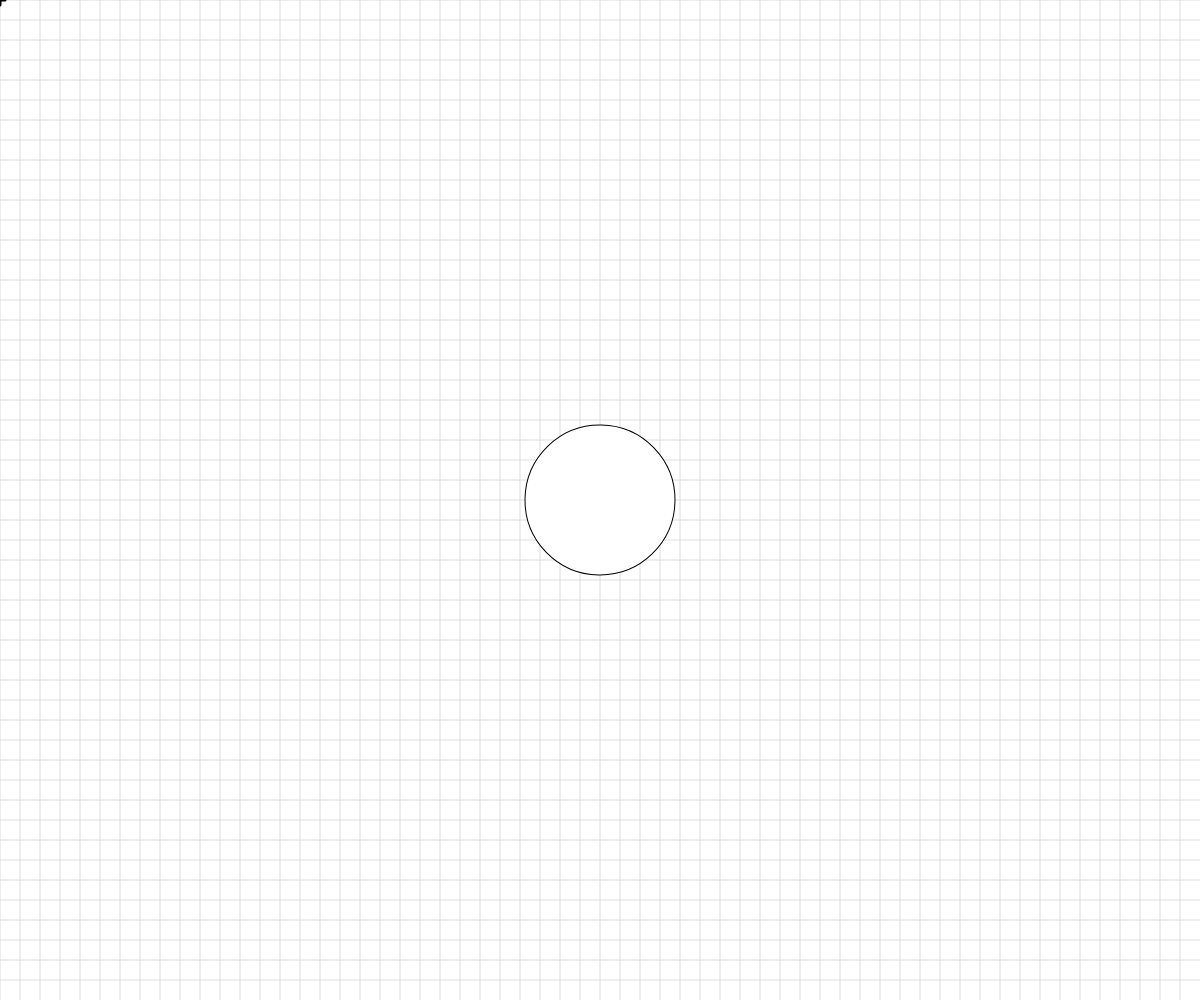
Frame 1 (no input)
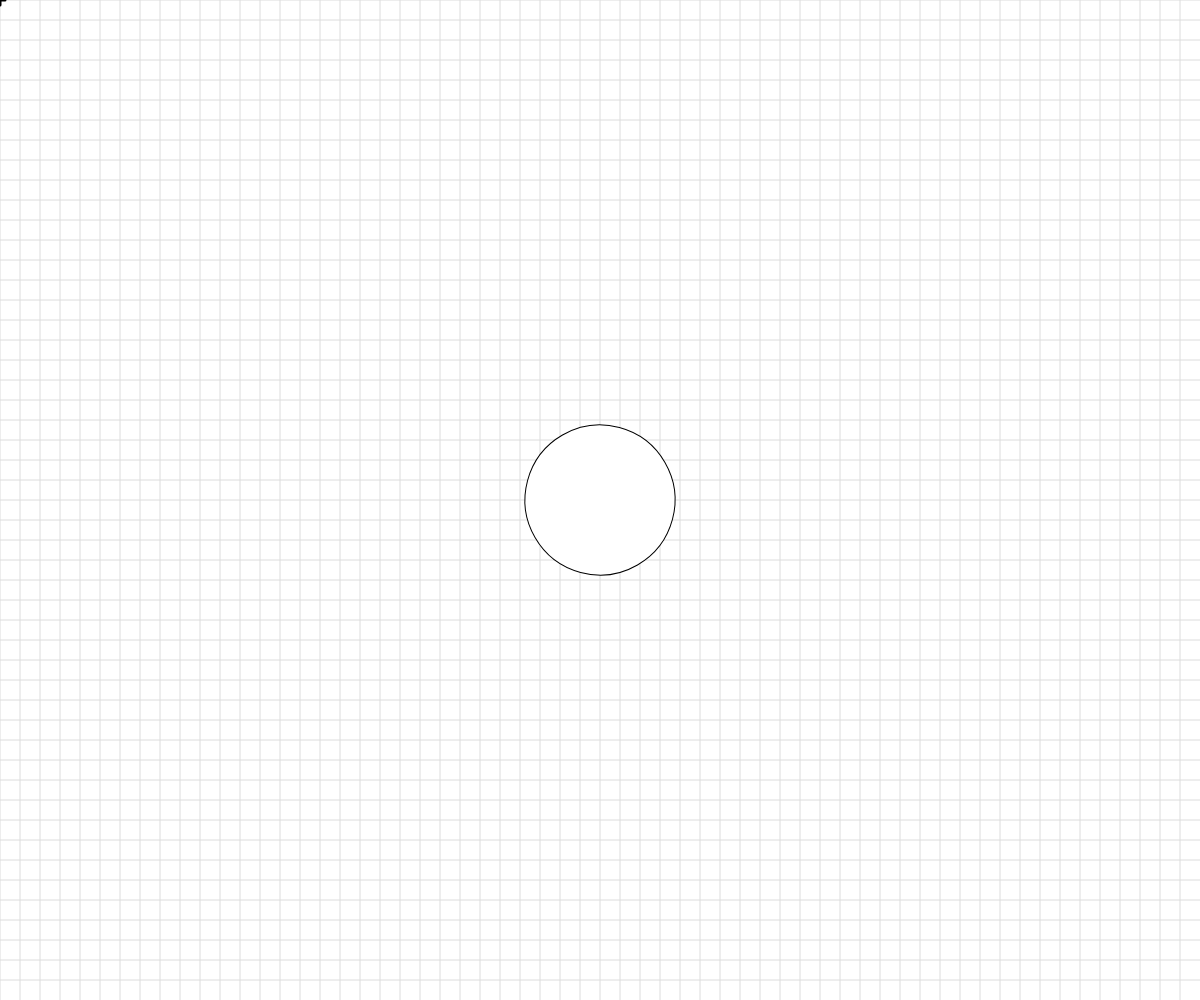
Frame 60 (no input)
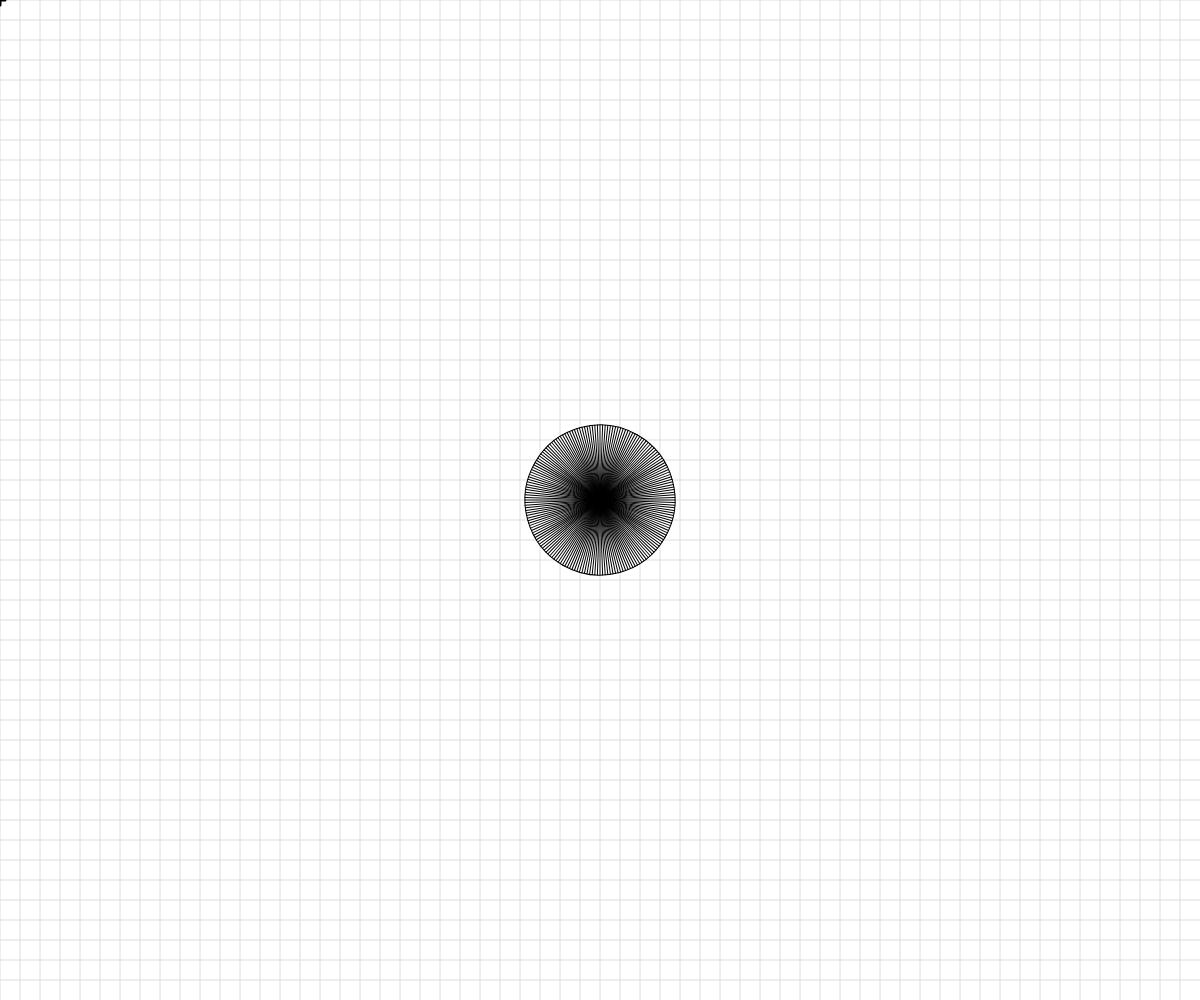
Frame 120 (the mouse pressed at the canvas centre since frame 60)

The p5.js sketch that drew these frames (run headless with seeded random() and noise() and a simulated clock; from frame 60 on, the mouse is pressed at the canvas centre):

// p5.js sketch
// ── sketch.js
// Basic Transformations Sandbox


let originalSpacing = 20;


function setup() {
  createCanvas(windowWidth, windowHeight);
}

function draw() {
  // Coordinate Systems RESET at the start of draw()
  background(255);
  drawBasicGrid(220);


  //transformation one: TRANSLATION
  // push();
  // translate(120,120);
  // drawBasicGrid(180);
  // rectangleRed(0,0);
  // pop();

  // rectangleBlue(0,0);
  //add push()  pop()




  //transformation two: SCALE
  // push();
  // rectMode(CORNER);
  // rectangleRed(40,0);
  //Scale Factors:
  // 1-> no change  <1 -> smaller   >1 -> larger
  // translate(100,100)
  // let scaleAmount = map(mouseX, 0 , width, 0,4);
  // scale(scaleAmount); //always scales from 0,0
  // drawBasicGrid(180);
  // rectMode(CENTER);
  // rectangleBlue(0,0);

  // pop();



  //transformation three: ROTATION
  //reminder: rotations are measured in radians, not degrees! Functions can help with the conversion...
  // angleMode(DEGREES);
  // push();
  // rectangleRed(20,20);

  // translate(120,120);
  // rotate(frameCount);
  // drawBasicGrid(180);
  // face(0,0); //draw at the origin


  // pop();

  //Combinations of Transformations
  // push();
  // translate(100,100);  
  // rotate(45); //+angle === clowckwise rotation
  // scale(5);
  // face(0,0);
  // pop();

  //Individual Challenge: WagonWheel
  let circleR = 75
  let numSpokes = map(mouseX, 0, width, 0, 360);
  push();
  angleMode(DEGREES);
  translate(windowWidth / 2, windowHeight / 2);
  rotate(frameCount);
  circle(0, 0, 2 * circleR);
  for (let i = 0; i < numSpokes; i ++) {
    line(0, 0, circleR, 0);
    rotate(360/numSpokes);
  }

  pop();


}


function face(x, y) {
  //draw a face at x,y
  push();
  translate(x, y);
  ellipseMode(CENTER);
  fill(200, 200, 0);
  stroke(0);
  ellipse(0, 0, 80, 80);
  fill(90, 140, 30, 220);
  triangle(-20, 20, 20, 20, 0, 30);
  fill(0);
  ellipse(-25, 0, 10, 10);
  ellipse(25, 0, 10, 10);
  strokeWeight(5);
  line(-30, -10, 30, -10);
  strokeWeight(1);
  pop();

}

function rectangleRed(x, y) {
  //draw a red rectangle at x,y (sized 50 pixels square) - to visualize what happens to the coordinate system
  //when different basic transformations are applied.
  noStroke();
  fill(255, 0, 0, 150);
  rect(x, y, 50, 50);

}

function rectangleBlue(x, y) {
  //draw a red rectangle at x,y (sized 50 pixels square) - to visualize what happens to the coordinate system
  //when different basic transformations are applied.
  noStroke();
  fill(0, 0, 255, 150);
  rect(x, y, 50, 50);

}

function drawBasicGrid(shade) {
  //draw the normal cartesian Coordinate Grid, in a light color. Spaced at 20 px by default
  stroke(shade);
  for (let x = 0; x < width; x += 20) {
    line(x, 0, x, height);
  }
  for (let y = 0; y < height; y += 20) {
    line(0, y, width, y);
  }

  //Draw "X" at the origin
  strokeWeight(3);
  stroke(0);
  line(-5, 0, 5, 0);
  line(0, 5, 0, -5);
  strokeWeight(1);
}
